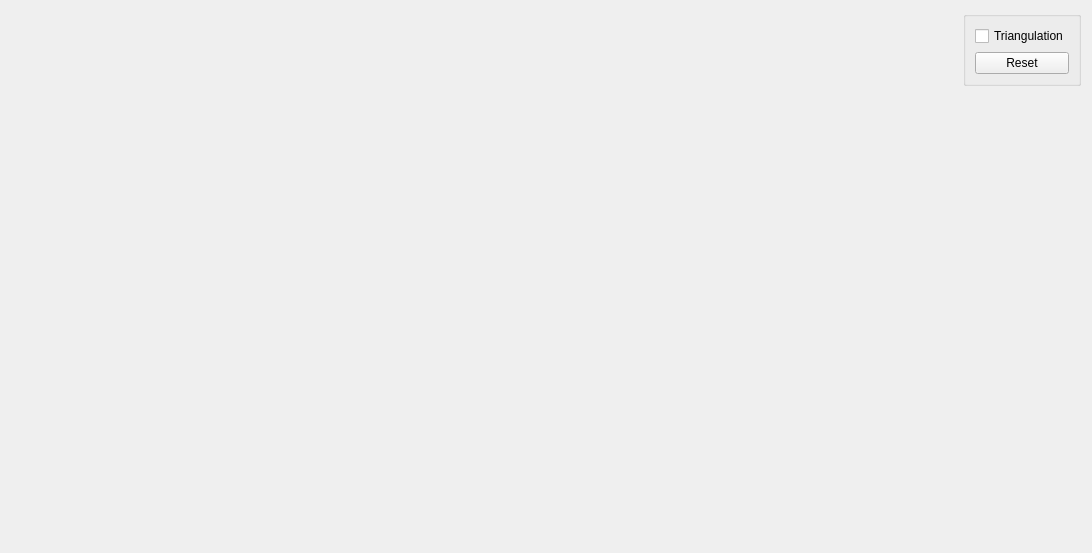
<?xml version="1.0" encoding="UTF-8"?>
<ui version="4.0">
 <class>triangulation</class>
 <widget class="QWidget" name="triangulation">
  <property name="geometry">
   <rect>
    <x>0</x>
    <y>0</y>
    <width>1092</width>
    <height>553</height>
   </rect>
  </property>
  <property name="windowTitle">
   <string>Form</string>
  </property>
  <layout class="QGridLayout" name="gridLayout">
   <item row="0" column="0">
    <widget class="DrawWidget" name="draw_widget" native="true">
     <property name="sizePolicy">
      <sizepolicy hsizetype="MinimumExpanding" vsizetype="MinimumExpanding">
       <horstretch>0</horstretch>
       <verstretch>0</verstretch>
      </sizepolicy>
     </property>
    </widget>
   </item>
   <item row="0" column="1" alignment="Qt::AlignTop">
    <widget class="QGroupBox" name="groupBox">
     <property name="title">
      <string/>
     </property>
     <layout class="QVBoxLayout" name="verticalLayout">
      <item>
       <widget class="QCheckBox" name="Triangulation">
        <property name="text">
         <string>Triangulation</string>
        </property>
       </widget>
      </item>
      <item>
       <widget class="QPushButton" name="Reset">
        <property name="text">
         <string>Reset</string>
        </property>
       </widget>
      </item>
     </layout>
    </widget>
   </item>
  </layout>
 </widget>
 <customwidgets>
  <customwidget>
   <class>DrawWidget</class>
   <extends>QWidget</extends>
   <header>drawwidget.h</header>
   <container>1</container>
  </customwidget>
 </customwidgets>
 <resources/>
 <connections/>
</ui>
